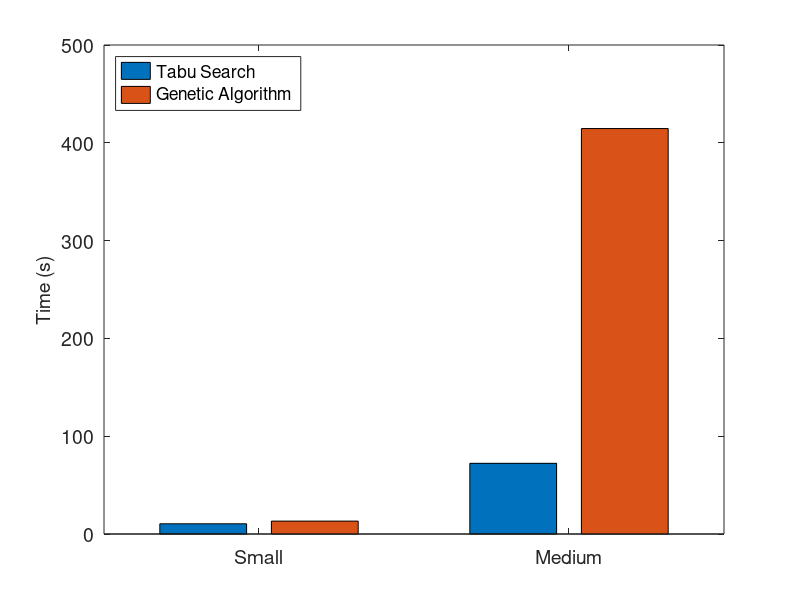

Write MATLAB code to recreate this figure.
clear;

tabuSmallTime = 10.465;
geneticSmallTime = 13.183;

tabuMediumTime = 72.285;
geneticMediumTime = 414.584;

X = [tabuSmallTime geneticSmallTime; tabuMediumTime geneticMediumTime];

bar(X);
l = legend('Tabu Search', 'Genetic Algorithm');
set(l, 'Location', 'NorthWest');
set(gca,'XTickLabel',{'Small', 'Medium'});
set(gca,'fontsize',14);
ylabel('Time (s)', 'fontsize', 14);